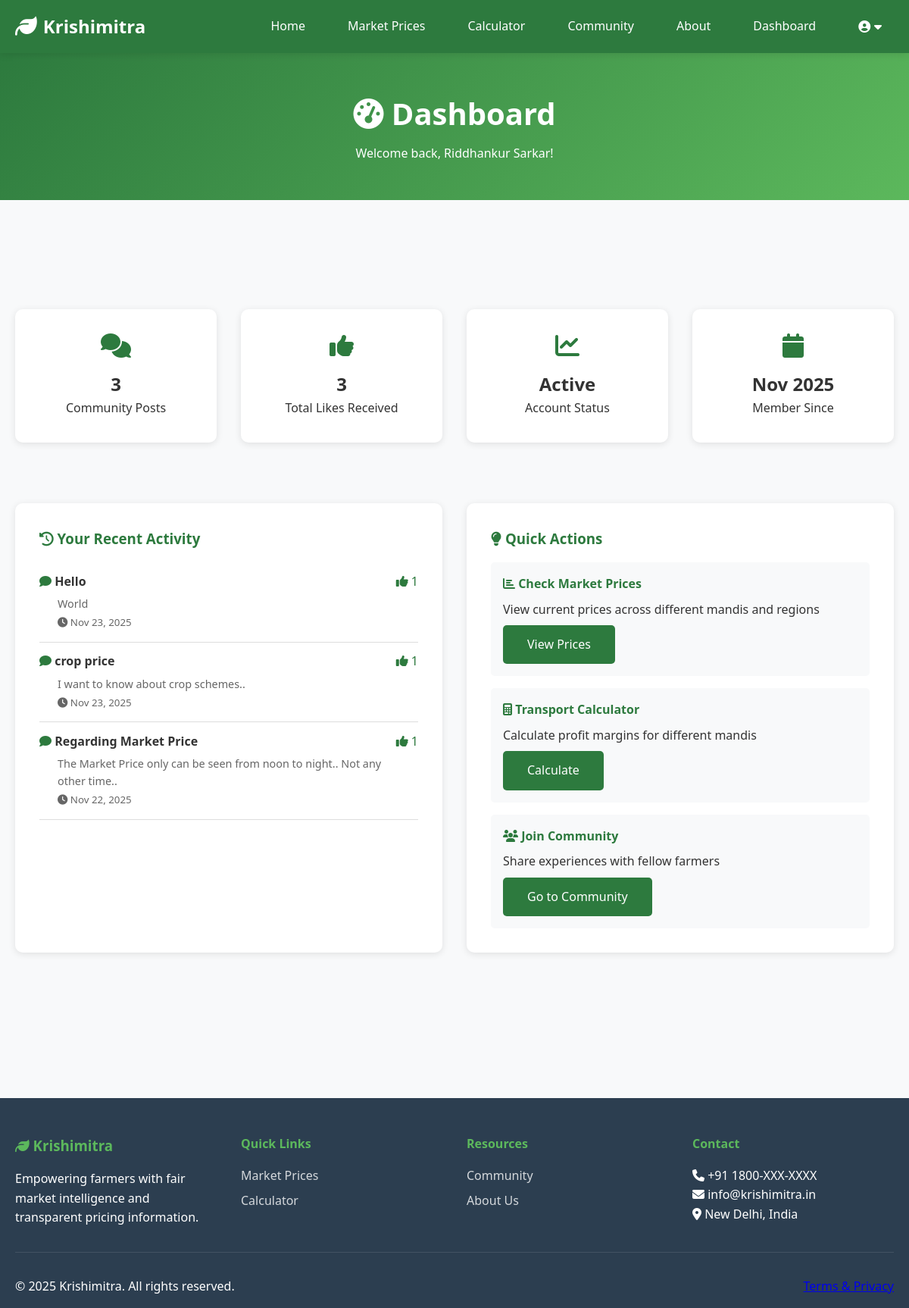
The page /dashboard (signed in) on the database as committed earlier.
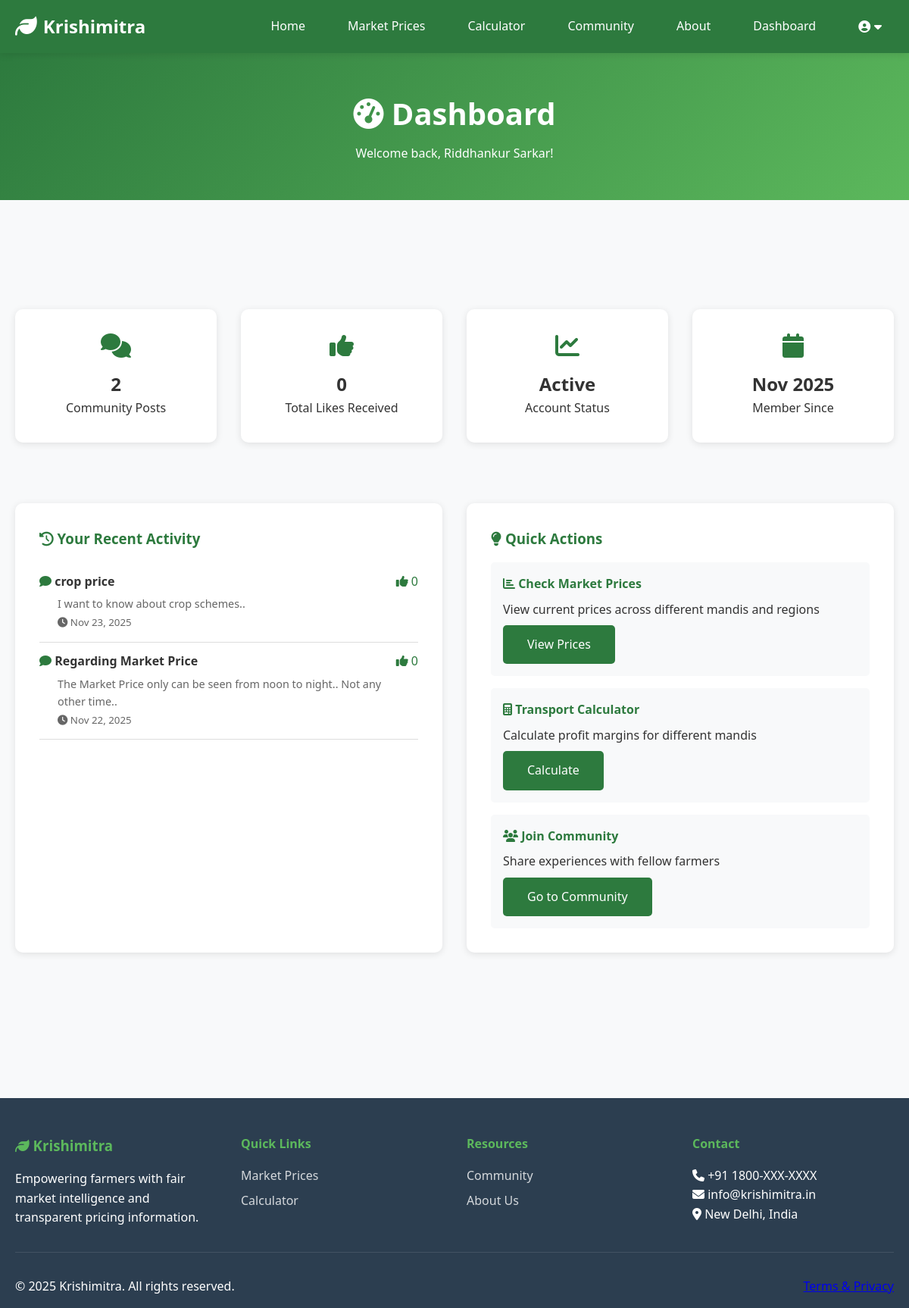
The same page on the database as committed later.
### models.py (models this page shows, shortened)
class User(UserMixin, db.Model):
    __tablename__ = 'users'
    id = db.Column(db.Integer, primary_key=True)
    full_name = db.Column(db.String(100), nullable=False)
    email = db.Column(db.String(120), unique=True, nullable=False, index=True)
    phone = db.Column(db.String(15), unique=True, nullable=False)
    password_hash = db.Column(db.String(256), nullable=False)
    user_type = db.Column(db.String(20), nullable=False)  # farmer, ngo, trader
    state = db.Column(db.String(50))
    district = db.Column(db.String(50))
    farm_size = db.Column(db.Float)
    primary_crops = db.Column(db.String(500))  # Comma-separated crop names
    created_at = db.Column(db.DateTime, default=datetime.utcnow)
    last_login = db.Column(db.DateTime)
    is_active = db.Column(db.Boolean, default=True)
    posts = db.relationship('CommunityPost', backref='author', lazy=True, cascade='all, delete-orphan')

class CommunityPost(db.Model):
    __tablename__ = 'community_posts'
    id = db.Column(db.Integer, primary_key=True)
    user_id = db.Column(db.Integer, db.ForeignKey('users.id'), nullable=False)
    title = db.Column(db.String(200), nullable=False)
    content = db.Column(db.Text, nullable=False)
    category = db.Column(db.String(50))
    likes = db.Column(db.Integer, default=0)
    created_at = db.Column(db.DateTime, default=datetime.utcnow)
    updated_at = db.Column(db.DateTime, default=datetime.utcnow, onupdate=datetime.utcnow)

### app.py (the view)
@app.route('/dashboard')
@login_required
def dashboard():
    posts_count = CommunityPost.query.filter_by(user_id=current_user['id']).count()
    recent_posts = CommunityPost.query\
        .filter_by(user_id=current_user['id'])\
        .order_by(CommunityPost.created_at.desc())\
        .limit(5)\
        .all()
    total_likes = db.session.query(db.func.sum(CommunityPost.likes))\
        .filter_by(user_id=current_user['id'])\
        .scalar() or 0
    return render_template('dashboard.html',
                         current_user=current_user,
                         user_type=current_user['details'].user_type,
                         posts_count=posts_count,
                         recent_posts=recent_posts,
                         total_likes=total_likes)

### app.py (called while the page is built)
@login_manager.user_loader
def load_user(user_id):
    return  db.session.get(User, user_id)

def login_required(f):
    @wraps(f)
    def decorated_function(*args, **kwargs):
        if current_user['is_authenticated'] == False:
            flash('Please login to access this page.', 'warning')
            return redirect(url_for('login'))
        return f(*args, **kwargs)
    return decorated_function

### templates/dashboard.html (shortened to what this page needs)
{% extends "base.html" %}
{% block content %}
<div class="page-header">
    <div class="container">
        <h1><i class="fas fa-tachometer-alt"></i> Dashboard</h1>
        <p>Welcome back, {{ current_user.name }}!</p>
    </div>
</div>
<section>
    <div class="container">
        {% if user_type == 'farmer' %}
        <div class="grid grid-4">
            <div class="card text-center">
                <i class="fas fa-comments fa-2x text-primary mb-1"></i>
                <h2>{{ posts_count }}</h2>
                <p>Community Posts</p>
            </div>
            <div class="card text-center">
                <i class="fas fa-thumbs-up fa-2x text-primary mb-1"></i>
                <h2>{{ total_likes }}</h2>
                <p>Total Likes Received</p>
            </div>
            <div class="card text-center">
                <i class="fas fa-chart-line fa-2x text-primary mb-1"></i>
                <h2>Active</h2>
                <p>Account Status</p>
            </div>
            <div class="card text-center">
                <i class="fas fa-calendar fa-2x text-primary mb-1"></i>
                <h2>{{ current_user.details.created_at.strftime('%b %Y') }}</h2>
                <p>Member Since</p>
            </div>
        </div>
        <div class="grid grid-2 mt-3">
            <div class="card">
                <h3><i class="fas fa-history"></i> Your Recent Activity</h3>
                {% if recent_posts %}
                <ul style="list-style: none; padding: 0;">
                    {% for post in recent_posts %}
                    <li style="padding: 0.8rem 0; border-bottom: 1px solid var(--border-color);">
                        <div style="display: flex; justify-content: space-between; align-items: start;">
                            <div style="flex: 1;">
                                <i class="fas fa-comment" style="color: var(--primary-color);"></i>
                                <strong>{{ post.title }}</strong>
                                <p style="margin: 0.3rem 0 0 1.5rem; color: var(--text-light); font-size: 0.9rem;">
                                    {{ post.content[:80] }}{% if post.content|length > 80 %}...{% endif %}
                                </p>
                                <small style="color: var(--text-light); margin-left: 1.5rem;">
                                    <i class="fas fa-clock"></i> {{ post.created_at.strftime('%b %d, %Y') }}
                                </small>
                            </div>
                            <span style="color: var(--primary-color);">
                                <i class="fas fa-thumbs-up"></i> {{ post.likes }}
                            </span>
                        </div>
                    </li>
                    {% endfor %}
                </ul>
                {% endif %}
            </div>
            <div class="card">
                <h3><i class="fas fa-lightbulb"></i> Quick Actions</h3>
                <div style="background-color: var(--light-bg); padding: 1rem; border-radius: 5px; margin-bottom: 1rem;">
                    <h4 style="color: var(--primary-color); margin-bottom: 0.5rem;">
                        <i class="fas fa-chart-bar"></i> Check Market Prices
                    </h4>
                    <p style="margin: 0.5rem 0;">View current prices across different mandis and regions</p>
                    <a href="{{ url_for('prices') }}" class="btn btn-primary">View Prices</a>
                </div>
                <div style="background-color: var(--light-bg); padding: 1rem; border-radius: 5px; margin-bottom: 1rem;">
                    <h4 style="color: var(--primary-color); margin-bottom: 0.5rem;">
                        <i class="fas fa-calculator"></i> Transport Calculator
                    </h4>
                    <p style="margin: 0.5rem 0;">Calculate profit margins for different mandis</p>
                    <a href="{{ url_for('transport_calculator') }}" class="btn btn-primary">Calculate</a>
                </div>
                <div style="background-color: var(--light-bg); padding: 1rem; border-radius: 5px;">
                    <h4 style="color: var(--primary-color); margin-bottom: 0.5rem;">
                        <i class="fas fa-users"></i> Join Community
                    </h4>
                    <p style="margin: 0.5rem 0;">Share experiences with fellow farmers</p>
                    <a href="{{ url_for('community') }}" class="btn btn-primary">Go to Community</a>
                </div>
            </div>
        </div>
        {% endif %}
    </div>
</section>
{% endblock %}

### templates/base.html (shortened to what this page needs)
<!DOCTYPE html>
<html lang="en">
<head>
    <link rel="stylesheet" href="{{ url_for('static', filename='css/style.css') }}">
    <link rel="stylesheet" href="https://cdnjs.cloudflare.com/ajax/libs/font-awesome/6.4.0/css/all.min.css">
</head>
<body>
    <nav class="navbar">
        <div class="container nav-container">
            <div class="nav-brand">
                <a href="{{ url_for('home') }}">
                    <i class="fas fa-leaf"></i>
                    <span>Krishimitra</span>
                </a>
            </div>
            <ul class="nav-menu" id="navMenu">
                <li><a href="{{ url_for('home') }}">Home</a></li>
                <li><a href="{{ url_for('prices') }}">Market Prices</a></li>
                <li><a href="{{ url_for('transport_calculator') }}">Calculator</a></li>
                <li><a href="{{ url_for('community') }}">Community</a></li>
                <li><a href="{{ url_for('about') }}">About</a></li>
                {% if current_user.is_authenticated %}
                    <li><a href="{{ url_for('dashboard') }}">Dashboard</a></li>
                    <li class="user-dropdown">
                        <a href="#" class="user-menu-toggle">
                            <i class="fas fa-user-circle"></i> {{ current_user.full_name }}
                            <i class="fas fa-caret-down"></i>
                        </a>
                    </li>
                {% else %}
                    <li><a href="{{ url_for('login') }}" class="btn-login">Login</a></li>
                {% endif %}
            </ul>
        </div>
    </nav>
    <main>
        {% block content %}{% endblock %}
    </main>
    <footer class="footer">
        <div class="container">
            <div class="footer-content">
                <div class="footer-section">
                    <h3><i class="fas fa-leaf"></i> Krishimitra</h3>
                    <p>Empowering farmers with fair market intelligence and transparent pricing information.</p>
                </div>
                <div class="footer-section">
                    <h4>Quick Links</h4>
                    <ul>
                        <li><a href="{{ url_for('prices') }}">Market Prices</a></li>
                        <li><a href="{{ url_for('transport_calculator') }}">Calculator</a></li>
                    </ul>
                </div>
                <div class="footer-section">
                    <h4>Resources</h4>
                    <ul>
                        <li><a href="{{ url_for('community') }}">Community</a></li>
                        <li><a href="{{ url_for('about') }}">About Us</a></li>
                    </ul>
                </div>
                <div class="footer-section">
                    <h4>Contact</h4>
                    <p><i class="fas fa-phone"></i> +91 1800-XXX-XXXX</p>
                    <p><i class="fas fa-envelope"></i> info@krishimitra.in</p>
                    <p><i class="fas fa-map-marker-alt"></i> New Delhi, India</p>
                </div>
            </div>
            <div class="footer-bottom">
                <p>&copy; 2025 Krishimitra. All rights reserved.</p>
                <p><a href="{{ url_for('terms_privacy') }}">Terms & Privacy</a></p>
            </div>
        </div>
    </footer>
</body>
</html>

### static/css/style.css (style rules this page uses)
* { margin: 0; padding: 0; box-sizing: border-box; }
:root { --primary-color: #2d7a3e; --secondary-color: #5cb85c; --accent-color: #ff9800; --dark-color: #2c3e50; --light-bg: #f8f9fa; --white: #ffffff; --text-dark: #333333; --text-light: #666666; --border-color: #ddd; --shadow: 0 2px 10px rgba(0,0,0,0.1); --shadow-lg: 0 4px 20px rgba(0,0,0,0.15); }
body { font-family: 'Segoe UI', Tahoma, Geneva, Verdana, sans-serif; line-height: 1.6; color: var(--text-dark); background-color: var(--light-bg); }
.container { max-width: 1200px; margin: 0 auto; padding: 0 20px; }
.navbar { background-color: var(--primary-color); padding: 1rem 0; position: sticky; top: 0; z-index: 1000; box-shadow: var(--shadow); }
.nav-container { display: flex; justify-content: space-between; align-items: center; }
.nav-brand a { color: var(--white); text-decoration: none; font-size: 1.5rem; font-weight: bold; display: flex; align-items: center; gap: 0.5rem; }
.nav-brand i { font-size: 1.8rem; }
.nav-menu { display: flex; list-style: none; gap: 1.5rem; align-items: center; }
.nav-menu a { color: var(--white); text-decoration: none; padding: 0.5rem 1rem; border-radius: 5px; transition: all 0.3s ease; }
.user-dropdown { position: relative; }
.user-menu-toggle { display: flex; align-items: center; gap: 0.3rem; }
.btn { display: inline-block; padding: 0.8rem 2rem; background-color: rgb(82, 189, 82); color: var(--white); text-decoration: none; border-radius: 5px; border: none; font-size: 1rem; cursor: pointer; transition: all 0.3s ease; }
.btn-primary { background-color: var(--primary-color); }
.card { background-color: var(--white); border-radius: 10px; padding: 2rem; box-shadow: var(--shadow); margin-bottom: 2rem; transition: transform 0.3s ease; }
.card h3 { color: var(--primary-color); margin-bottom: 1rem; }
.grid { display: grid; gap: 2rem; margin: 3rem 0; }
.grid-2 { grid-template-columns: repeat(auto-fit, minmax(300px, 1fr)); }
.grid-4 { grid-template-columns: repeat(auto-fit, minmax(200px, 1fr)); }
.footer { background-color: var(--dark-color); color: var(--white); padding: 3rem 0 1rem; margin-top: 4rem; }
.footer-content { display: grid; grid-template-columns: repeat(auto-fit, minmax(250px, 1fr)); gap: 2rem; margin-bottom: 2rem; }
.footer-section h3, .footer-section h4 { margin-bottom: 1rem; color: var(--secondary-color); }
.footer-section ul { list-style: none; }
.footer-section ul li { margin-bottom: 0.5rem; }
.footer-section a { color: var(--white); text-decoration: none; opacity: 0.8; transition: opacity 0.3s ease; }
.footer-bottom { text-align: center; padding-top: 2rem; border-top: 1px solid rgba(255,255,255,0.1); display: flex; justify-content: space-between; align-items: center; }
section { padding: 3rem 0; }
.page-header { background: linear-gradient(135deg, var(--primary-color) 0%, var(--secondary-color) 100%); color: var(--white); padding: 3rem 0; text-align: center; margin-bottom: 3rem; }
.page-header h1 { font-size: 2.5rem; margin-bottom: 0.5rem; }
.text-center { text-align: center; }
.text-primary { color: var(--primary-color); }
.mb-1 { margin-bottom: 1rem; }
.mt-3 { margin-top: 3rem; }

### templates/dashboard.html (style rules this page uses)
.text-center { text-align: center; }
.text-primary { color: var(--primary-color); }
.mb-1 { margin-bottom: 1rem; }
.mt-3 { margin-top: 3rem; }

Rows that differ between the two databases and show on the page:
removed CommunityPost: title "Hello", content "World", created_at "Nov 23, 2025", likes "1"
changed CommunityPost "crop price": likes "1" → "0"
changed CommunityPost "Regarding Market Price": likes "1" → "0"
Other text that changed with them:
{{ posts_count }}: "3" → "2"
{{ total_likes }}: "3" → "0"
